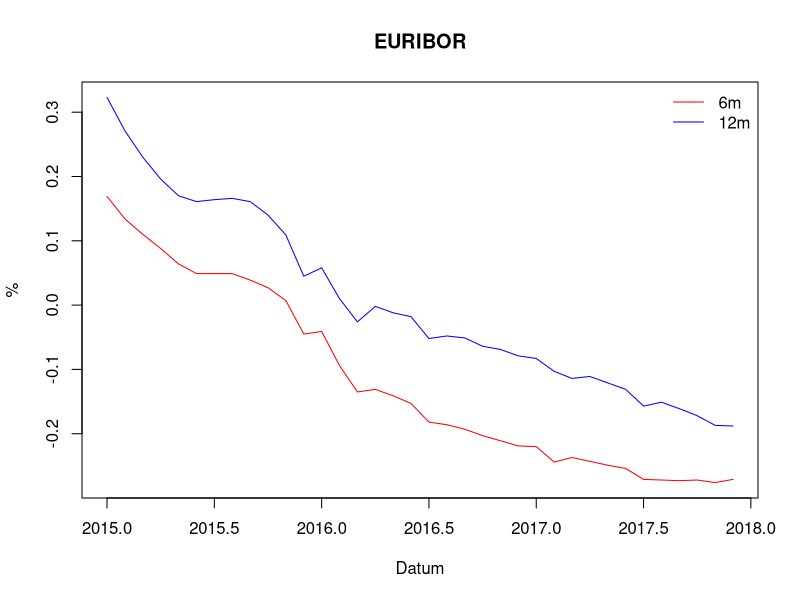

Reproduce this figure in R.
#prva naloga

euribor.15 <- read.table("podatki/hist_EURIBOR_2015.csv", sep = ",", header = TRUE, row.names = 1, check.names = FALSE)
euribor.15 <- as.data.frame(t(euribor.15[,c(1, 22, 42, 64, 84, 104, 126, 149, 170, 192, 214, 235)]))
euribor.16 <- read.table("podatki/hist_EURIBOR_2016.csv", sep = ",", header = TRUE, row.names = 1, check.names = FALSE)
euribor.16 <- as.data.frame(t(euribor.16[,c(1, 21, 42, 63, 84, 106, 128, 149, 172, 194, 215, 237)]))
euribor.17 <- read.table("podatki/hist_EURIBOR_2017.csv", sep = ",", header = TRUE, row.names = 1, check.names = FALSE)
euribor.17 <- as.data.frame(t(euribor.17[,c(1, 23, 43, 66, 84, 106, 128, 149, 172, 193, 215, 237)]))

euribor <- rbind(euribor.15,euribor.16,euribor.17)

prva.c.6m <- ts(euribor[,"6m"], start = 2015, frequency = 12)
prva.c.12m <- ts(euribor[,"12m"], start = 2015, frequency = 12)

graf.ts <- ts.plot(prva.c.6m,prva.c.12m, gpars = list(xlab = "Datum", ylab = "%", col = c("red", "blue")))
legend("topright", bty="n", lty=c(1,1), col=c("red","blue"),
       legend=c("6m", "12m"))
title("EURIBOR")              

#druga naloga

#1. julij 2015, 3. oktober 2016, 1. september 2017

druga.b <- euribor[c("01/07/2015", "03/10/2016", "01/09/2017"),]

